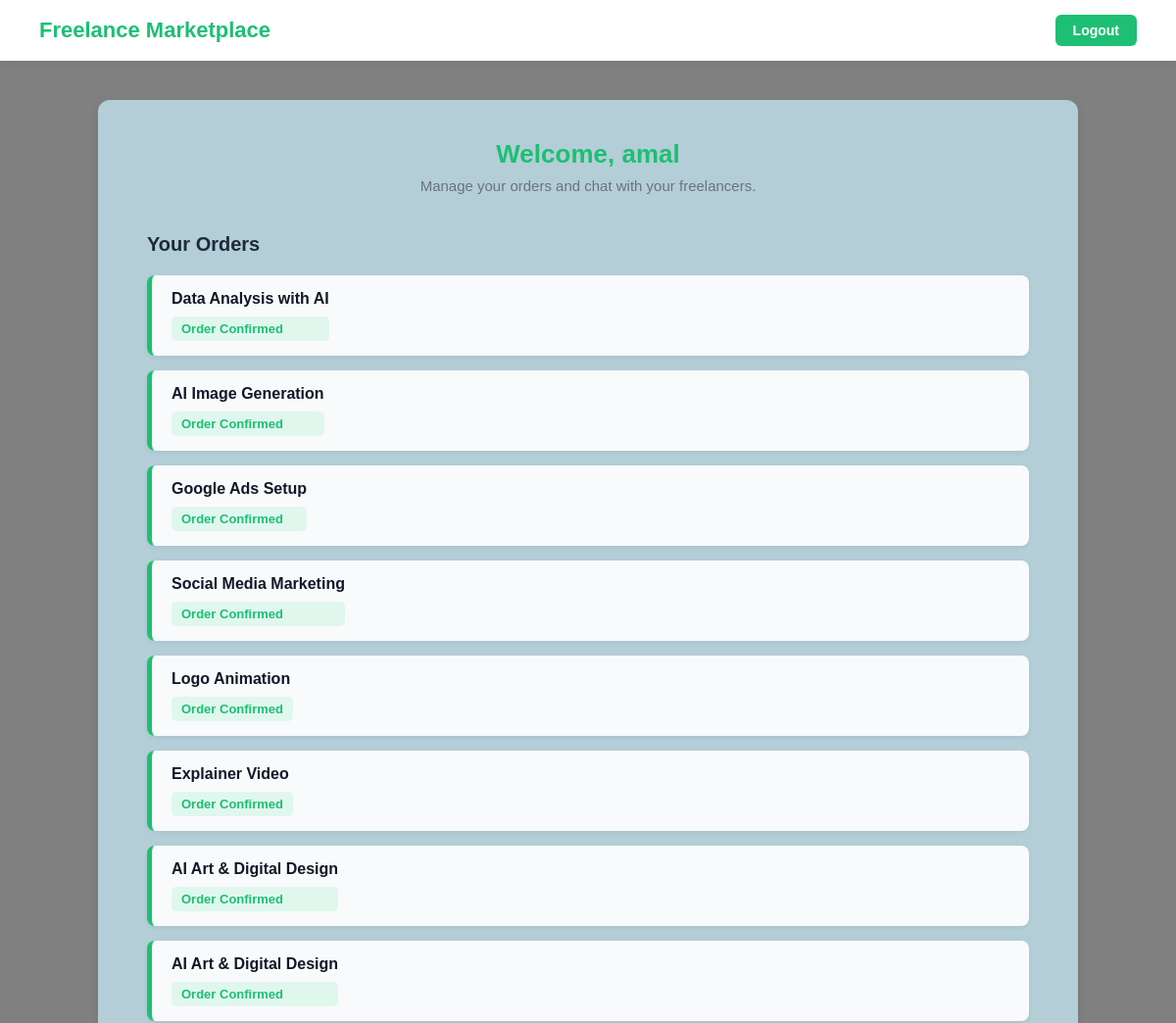
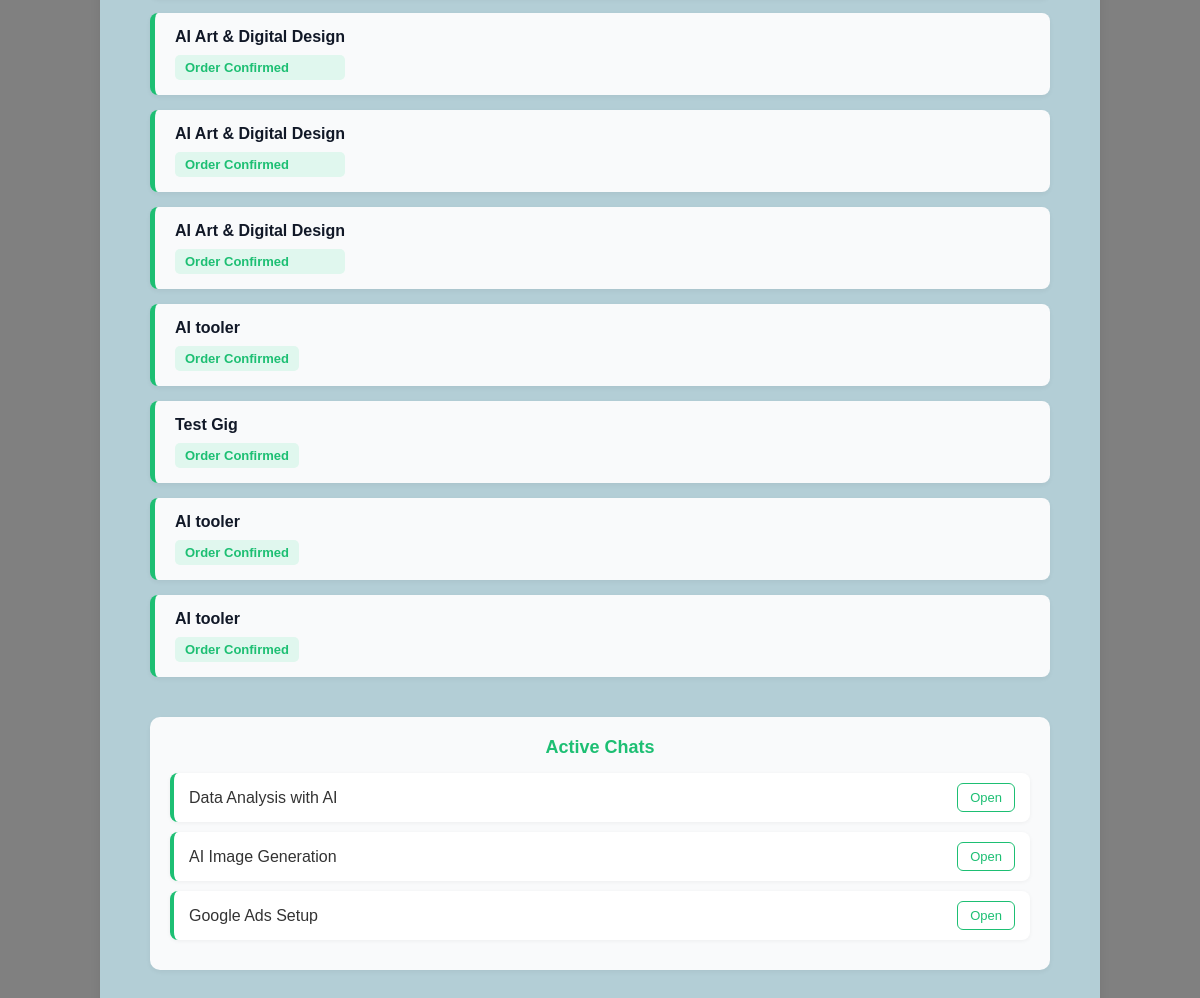
/customer-dashboard/ (signed in), run on the app's committed database (2 pictures, top to bottom).
### freelance_marketplace/models.py (models this page shows, shortened)
class CustomUser(AbstractUser):
    ROLE_CHOICES = (
        ('admin', 'Admin'),
        ('freelancer', 'Freelancer'),
        ('customer', 'Customer'),
    )
    role = models.CharField(max_length=20, choices=ROLE_CHOICES, default='customer')

class GigOrder(models.Model):
    gig = models.ForeignKey(Gig, on_delete=models.CASCADE)
    customer = models.ForeignKey(
        settings.AUTH_USER_MODEL,
        on_delete=models.CASCADE
    )
    ordered_at = models.DateTimeField(auto_now_add=True)

class Gig(models.Model):
    freelancer = models.ForeignKey(settings.AUTH_USER_MODEL, on_delete=models.CASCADE, related_name='freelancer_gigs')
    title = models.CharField(max_length=200)
    description = models.TextField()
    category = models.ForeignKey(Category, on_delete=models.SET_NULL, null=True, blank=True)
    price = models.DecimalField(max_digits=10, decimal_places=2)
    image = models.ImageField(upload_to='gigs/', blank=True, null=True)
    created_by = models.ForeignKey(
        settings.AUTH_USER_MODEL,
        on_delete=models.CASCADE,
        related_name='created_gigs'
    )
    created_at = models.DateTimeField(auto_now_add=True)

### freelance_marketplace/views.py (the view)
# urls.py: path('customer-dashboard/', views.customer_dashboard, name='customer_dashboard'),
@login_required
def customer_dashboard(request):
    orders = GigOrder.objects.filter(customer=request.user)
    return render(request, 'freelance_marketplace/customer_dashboard.html', {'orders': orders})

### freelance_marketplace/templates/freelance_marketplace/customer_dashboard.html (shortened to what this page needs)
<!DOCTYPE html>
<html lang="en">
<head>
</head>
<body>
  <div class="navbar">
    <h2>Freelance Marketplace</h2>
    <a href="{% url 'freelance_marketplace:logout' %}">Logout</a>
  </div>
  <div class="container">
    <div class="welcome">
      <h2>Welcome, {{ request.user.username }}</h2>
      <p>Manage your orders and chat with your freelancers.</p>
    </div>
    <div class="orders">
      <h3>Your Orders</h3>
      <ul class="orders-list">
        {% for order in orders %}
        <li>
          <div class="order-info">
            <span class="order-title">{{ order.gig.title }}</span>
            <span class="order-status">
              {% if order.is_completed %}
                Completed
              {% elif order.is_pending %}
                Pending
              {% else %}
                Order Confirmed
              {% endif %}
            </span>
          </div>
        </li>
        {% empty %}
        <p class="no-orders">You have no orders yet. Start hiring amazing freelancers today!</p>
        {% endfor %}
      </ul>
    </div>
    <div class="active-chats">
      <h5>Active Chats</h5>
      {% for order in orders|slice:":3" %}
        <div class="chat-item">
          <span>{{ order.gig.title }}</span>
          <a href="{% url 'freelance_marketplace:chat_view' order.id %}">Open</a>
        </div>
      {% empty %}
        <p class="text-muted text-center">No active chats yet.</p>
      {% endfor %}
    </div>
  </div>
</body>
</html>

### freelance_marketplace/templates/freelance_marketplace/customer_dashboard.html (style rules this page uses)
* { margin: 0; padding: 0; box-sizing: border-box; }
body { font-family: "Poppins", Arial, sans-serif; background-color: gray; color: #333; min-height: 100vh; }
.navbar { background-color: #fff; box-shadow: 0 2px 8px rgba(0, 0, 0, 0.08); padding: 15px 40px; display: flex; justify-content: space-between; align-items: center; }
.navbar h2 { font-size: 22px; color: #1dbf73; font-weight: 700; }
.navbar a { text-decoration: none; background-color: #1dbf73; color: #fff; padding: 8px 18px; border-radius: 6px; font-weight: 600; font-size: 14px; transition: 0.3s; }
.container { max-width: 1000px; margin: 40px auto; background-color: #b3ced6; border-radius: 12px; box-shadow: 0 4px 12px rgba(0, 0, 0, 0.08); padding: 40px 50px; }
.welcome { text-align: center; margin-bottom: 40px; }
.welcome h2 { color: #1dbf73; font-size: 26px; font-weight: 700; }
.welcome p { color: #6b7280; font-size: 15px; margin-top: 8px; }
.orders { margin-top: 30px; }
.orders h3 { color: #1e293b; font-size: 20px; margin-bottom: 20px; font-weight: 600; }
ul.orders-list { list-style: none; }
ul.orders-list li { background: #f9fafb; margin-bottom: 15px; border-left: 5px solid #1dbf73; border-radius: 8px; padding: 15px 20px; box-shadow: 0 2px 5px rgba(0, 0, 0, 0.05); display: flex; justify-content: space-between; align-items: center; flex-wrap: wrap; }
.order-info { display: flex; flex-direction: column; gap: 4px; }
.order-title { font-weight: 600; color: #111827; font-size: 16px; }
.order-status { background-color: #e0f7ee; color: #1dbf73; padding: 5px 10px; border-radius: 5px; font-size: 13px; font-weight: 600; margin-top: 5px; display: inline-block; }
.active-chats { background: #f9fafb; border-radius: 10px; padding: 20px; margin-top: 40px; box-shadow: 0 2px 5px rgba(0,0,0,0.05); }
.active-chats h5 { color: #1dbf73; font-size: 18px; font-weight: 700; margin-bottom: 15px; text-align: center; }
.chat-item { display: flex; justify-content: space-between; align-items: center; background: #fff; border-left: 4px solid #1dbf73; border-radius: 8px; padding: 10px 15px; margin-bottom: 10px; box-shadow: 0 1px 4px rgba(0,0,0,0.05); }
.chat-item span { font-weight: 500; color: #333; }
.chat-item a { border: 1px solid #1dbf73; color: #1dbf73; padding: 6px 12px; border-radius: 6px; font-size: 13px; text-decoration: none; transition: 0.3s; }

### data on the page
CustomUser: user.username "amal"
GigOrder: gig "Data Analysis with AI"
GigOrder: gig "AI Image Generation"
GigOrder: gig "Google Ads Setup"
GigOrder: gig "Social Media Marketing"
GigOrder: gig "Logo Animation"
GigOrder: gig "Explainer Video"
GigOrder: gig "AI Art & Digital Design"
GigOrder: gig "AI Art & Digital Design"
GigOrder: gig "AI Art & Digital Design"
GigOrder: gig "AI Art & Digital Design"
GigOrder: gig "AI Art & Digital Design"
GigOrder: gig "AI tooler"
GigOrder: gig "Test Gig"
GigOrder: gig "AI tooler"
GigOrder: gig "AI tooler"
